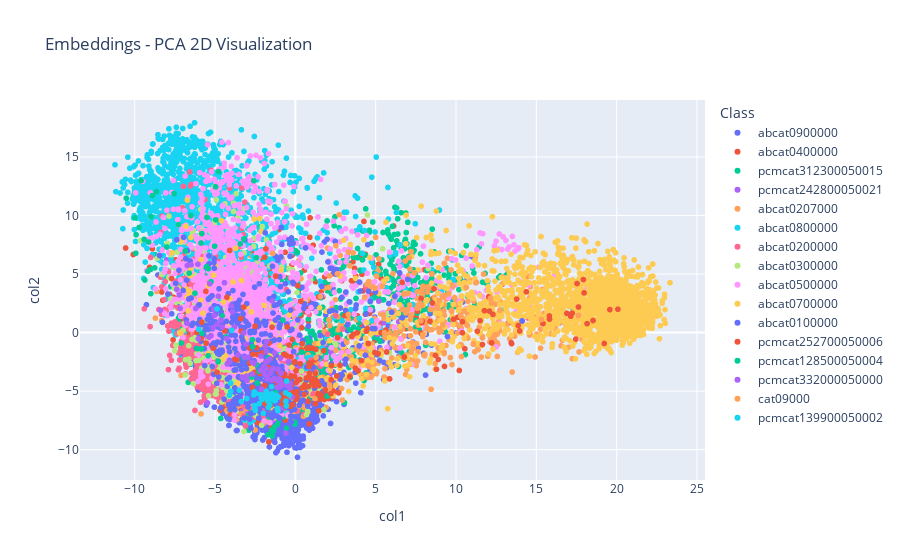

Here is the notebook cell this chart was saved with:
### Markdown cell above
#### 3.2.3. Train and Evaluate Combined Model

### Code cell
# Combine text and image columns to form the feature set
X_train = train_df[text_columns + image_columns].values
X_test = test_df[text_columns + image_columns].values

# Train and evaluate models
trained_models = train_classic(X_train, X_test, y_train, y_test)

### Figure 1 — Plotly figure (JSON) as saved in the notebook; plotly's stock layout.template omitted (floating-point values rounded to 4 significant figures; data arrays with more than 128 entries replaced by an {"elided": "..."} marker saying what was removed)
{"data": [{"hovertemplate": "Class=abcat0900000<br>col1=%{x}<br>col2=%{y}<extra></extra>", "legendgroup": "abcat0900000", "marker": {"color": "#636efa", "symbol": "circle"}, "mode": "markers", "name": "abcat0900000", "showlegend": true, "type": "scattergl", "x": {"elided": "2796 float values"}, "xaxis": "x", "y": {"elided": "2796 float values"}, "yaxis": "y"}, {"hovertemplate": "Class=abcat0400000<br>col1=%{x}<br>col2=%{y}<extra></extra>", "legendgroup": "abcat0400000", "marker": {"color": "#EF553B", "symbol": "circle"}, "mode": "markers", "name": "abcat0400000", "showlegend": true, "type": "scattergl", "x": {"elided": "1049 float values"}, "xaxis": "x", "y": {"elided": "1049 float values"}, "yaxis": "y"}, {"hovertemplate": "Class=pcmcat312300050015<br>col1=%{x}<br>col2=%{y}<extra></extra>", "legendgroup": "pcmcat312300050015", "marker": {"color": "#00cc96", "symbol": "circle"}, "mode": "markers", "name": "pcmcat312300050015", "showlegend": true, "type": "scattergl", "x": {"elided": "1462 float values"}, "xaxis": "x", "y": {"elided": "1462 float values"}, "yaxis": "y"}, {"hovertemplate": "Class=pcmcat242800050021<br>col1=%{x}<br>col2=%{y}<extra></extra>", "legendgroup": "pcmcat242800050021", "marker": {"color": "#ab63fa", "symbol": "circle"}, "mode": "markers", "name": "pcmcat242800050021", "showlegend": true, "type": "scattergl", "x": {"elided": "355 float values"}, "xaxis": "x", "y": {"elided": "355 float values"}, "yaxis": "y"}, {"hovertemplate": "Class=abcat0207000<br>col1=%{x}<br>col2=%{y}<extra></extra>", "legendgroup": "abcat0207000", "marker": {"color": "#FFA15A", "symbol": "circle"}, "mode": "markers", "name": "abcat0207000", "showlegend": true, "type": "scattergl", "x": {"elided": "915 float values"}, "xaxis": "x", "y": {"elided": "915 float values"}, "yaxis": "y"}, {"hovertemplate": "Class=abcat0800000<br>col1=%{x}<br>col2=%{y}<extra></extra>", "legendgroup": "abcat0800000", "marker": {"color": "#19d3f3", "symbol": "circle"}, "mode": "markers", "name": "abcat0800000", "showlegend": true, "type": "scattergl", "x": {"elided": "1998 float values"}, "xaxis": "x", "y": {"elided": "1998 float values"}, "yaxis": "y"}, {"hovertemplate": "Class=abcat0200000<br>col1=%{x}<br>col2=%{y}<extra></extra>", "legendgroup": "abcat0200000", "marker": {"color": "#FF6692", "symbol": "circle"}, "mode": "markers", "name": "abcat0200000", "showlegend": true, "type": "scattergl", "x": {"elided": "1042 float values"}, "xaxis": "x", "y": {"elided": "1042 float values"}, "yaxis": "y"}, {"hovertemplate": "Class=abcat0300000<br>col1=%{x}<br>col2=%{y}<extra></extra>", "legendgroup": "abcat0300000", "marker": {"color": "#B6E880", "symbol": "circle"}, "mode": "markers", "name": "abcat0300000", "showlegend": true, "type": "scattergl", "x": {"elided": "810 float values"}, "xaxis": "x", "y": {"elided": "810 float values"}, "yaxis": "y"}, {"hovertemplate": "Class=abcat0500000<br>col1=%{x}<br>col2=%{y}<extra></extra>", "legendgroup": "abcat0500000", "marker": {"color": "#FF97FF", "symbol": "circle"}, "mode": "markers", "name": "abcat0500000", "showlegend": true, "type": "scattergl", "x": {"elided": "1681 float values"}, "xaxis": "x", "y": {"elided": "1681 float values"}, "yaxis": "y"}, {"hovertemplate": "Class=abcat0700000<br>col1=%{x}<br>col2=%{y}<extra></extra>", "legendgroup": "abcat0700000", "marker": {"color": "#FECB52", "symbol": "circle"}, "mode": "markers", "name": "abcat0700000", "showlegend": true, "type": "scattergl", "x": {"elided": "1692 float values"}, "xaxis": "x", "y": {"elided": "1692 float values"}, "yaxis": "y"}, {"hovertemplate": "Class=abcat0100000<br>col1=%{x}<br>col2=%{y}<extra></extra>", "legendgroup": "abcat0100000", "marker": {"color": "#636efa", "symbol": "circle"}, "mode": "markers", "name": "abcat0100000", "showlegend": true, "type": "scattergl", "x": {"elided": "578 float values"}, "xaxis": "x", "y": {"elided": "578 float values"}, "yaxis": "y"}, {"hovertemplate": "Class=pcmcat252700050006<br>col1=%{x}<br>col2=%{y}<extra></extra>", "legendgroup": "pcmcat252700050006", "marker": {"color": "#EF553B", "symbol": "circle"}, "mode": "markers", "name": "pcmcat252700050006", "showlegend": true, "type": "scattergl", "x": {"elided": "211 float values"}, "xaxis": "x", "y": {"elided": "211 float values"}, "yaxis": "y"}, {"hovertemplate": "Class=pcmcat128500050004<br>col1=%{x}<br>col2=%{y}<extra></extra>", "legendgroup": "pcmcat128500050004", "marker": {"color": "#00cc96", "symbol": "circle"}, "mode": "markers", "name": "pcmcat128500050004", "showlegend": true, "type": "scattergl", "x": [-5.411, -3.195, -6.122, 0.1233, -4.543, 0.3916, -2.679, -1.215, -3.428, -0.3951, -2.717, -10.52, -6.502, -4.809, -5.246, -7.271, -5.868, -7.997, -8.646, -5.815, -5.529, -2.422, -5.43, -9.412, -2.371, -2.659, -9.602, -6.858, -0.7709, -1.482, -9.369, -8.757, -9.01, -9.988, -7.094, -9.726, -2.243, -3.204, -1.681, -8.907, -4.955, -5.502, -2.588, -4.303, -9.183, -6.248, -9.907, -5.022, -2.42, -5.817, -9.133, -8.987, -5.852, -7.55, -4.811, -4.781, -4.962, -6.607], "xaxis": "x", "y": [5.458, -2.13, -1.362, 6.867, 1.427, -1.672, -0.6041, -5.092, 7.584, -2.57, -3.812, 11.48, 9.992, -2.436, 4.346, 9.223, 7.653, 7.31, 12.04, -0.05972, 5.627, 6.396, -1.975, 7.964, -4.312, -1.198, 12.98, 6.982, 1.066, -5.836, 4.494, 5.531, 5.399, 9.796, -0.8914, 8.975, -3.315, 8.003, -2.151, 11.7, 9.634, 9.836, 12.97, -0.3626, 5.244, 3.357, 8.359, 7.386, -2.745, 8.452, 7.74, 9.904, -1.403, 11.88, -2.49, 13.76, 12.46, 5.08], "yaxis": "y"}, {"hovertemplate": "Class=pcmcat332000050000<br>col1=%{x}<br>col2=%{y}<extra></extra>", "legendgroup": "pcmcat332000050000", "marker": {"color": "#ab63fa", "symbol": "circle"}, "mode": "markers", "name": "pcmcat332000050000", "showlegend": true, "type": "scattergl", "x": [-1.528, -1.784, -6.493, -5.468, -7.385, -4.627, -5.336, -0.3448, -1.309, -7.172, -0.8923, -1.773, -6.725, -0.3139, -5.254, -2.09, -4.412, -0.8982, -2.133, -4.798, -1.39, -3.918, -6.205, -1.058, -3.006, -0.4213, -0.9903, -4.277, -6.063, -0.9382, -1.773, -3.037, -0.5714, -1.5, -2.688, -0.9302, -5.052, -3.31, -2.689, -2.14, -8.406, -3.787, -4.237, -1.591, -1.436, -5.118, -1.426, -5.086, -1.876, -1.75, -2.55, -1.084, -1.76, -3.213, -6.755, -4.85, -1.804, -3.566, -1.29, -1.111, -4.556, -0.965, -0.2047, -3.205, -1.836, -1.836, -7.214, -4.083, -1.072, -1.907, -3.164, -5.375, -1.486, -1.994, -3.999, -2.136, -2.956, -1.787, -6.036, -0.9434, -1.76, -3.085], "xaxis": "x", "y": [-3.452, -0.7642, 5.791, -6.008, 3.702, 1.068, 4.166, -4.748, -3.956, 2.07, -4.287, -2.488, 5.729, -4.37, -0.259, -4.829, 4.264, -3.468, -5.279, 3.106, -3.064, 1.778, 2.057, -3.947, -4.091, -2.505, -3.973, -0.5038, 5.844, -4.619, -2.488, -3.714, -4.508, -5.299, -3.542, -2.171, 1.474, -3.794, -2.524, -2.003, 1.912, 0.4959, -2.677, -2.257, 2.713, 0.4103, 2.705, 1.987, -1.184, -3.958, -2.651, -3.124, -3.762, -3.866, 0.8058, 0.7179, -1.619, -1.912, -1.742, -4.684, 0.4649, -6.479, -5.496, -0.01313, -2.514, -2.514, 3.216, -2.484, -4.098, -3.56, -2.088, -0.3848, -4.051, -2.928, 2.304, -3.247, -2.128, -3.093, -0.5288, -4.418, -3.762, -0.9925], "yaxis": "y"}, {"hovertemplate": "Class=cat09000<br>col1=%{x}<br>col2=%{y}<extra></extra>", "legendgroup": "cat09000", "marker": {"color": "#FFA15A", "symbol": "circle"}, "mode": "markers", "name": "cat09000", "showlegend": true, "type": "scattergl", "x": {"elided": "132 float values"}, "xaxis": "x", "y": {"elided": "132 float values"}, "yaxis": "y"}, {"hovertemplate": "Class=pcmcat139900050002<br>col1=%{x}<br>col2=%{y}<extra></extra>", "legendgroup": "pcmcat139900050002", "marker": {"color": "#19d3f3", "symbol": "circle"}, "mode": "markers", "name": "pcmcat139900050002", "showlegend": true, "type": "scattergl", "x": [-1.382, -3.366, -1.675, -2.538, -1.528, -2.245, -0.6023, -3.964, -1.591, -2.16, -1.062, -0.5892, -1.121, -1.233, -0.5593, -4.101, -4.021, -2.558, -2.589, -2.452, -1.794, -1.839, -1.457, -6.012, -0.374, -2.512, -2.068, -1.66, -2.495, -1.715, -3.483, -1.993, -1.19, -4.017, -1.685, -1.465, -1.263, -2.115, -1.839, -0.5369, -3.018, -1.096, -4.873, -1.479], "xaxis": "x", "y": [-5.716, -5.891, -5.437, -6.238, -5.58, -6.071, -5.143, 0.1936, -6.199, -5.31, -5.507, -5.867, -6.463, -5.361, -6.263, -5.362, -4.318, -5.067, -5.327, -5.203, -5.007, -5.576, -5.226, 0.2757, -5.327, -6.47, -5.712, -5.381, -6.652, -5.848, -4.919, -6.893, -5.361, -5.017, -6.382, -5.381, -5.82, -5.604, -5.206, -4.134, -5.633, -6.669, 2.02, -4.622], "yaxis": "y"}], "layout": {"legend": {"title": {"text": "Class"}, "tracegroupgap": 0}, "title": {"text": "Embeddings - PCA 2D Visualization"}, "xaxis": {"anchor": "y", "domain": [0, 1], "title": {"text": "col1"}}, "yaxis": {"anchor": "x", "domain": [0, 1], "title": {"text": "col2"}}}}
